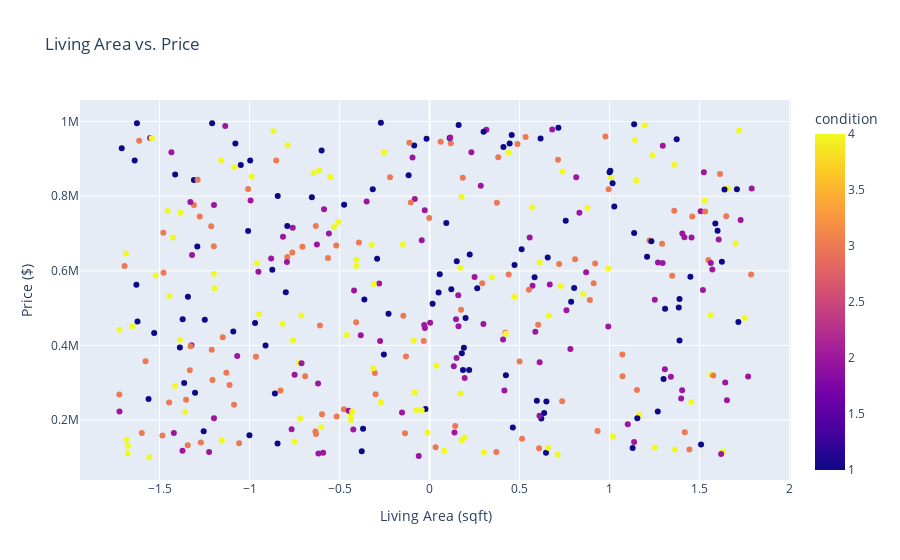

The code cell stored with this chart in its notebook:
### Code cell
# sqft_living vs price (relationship between living area and price )
import plotly.express as px

fig = px.scatter(
    data,
    x = 'sqft_living',
    y = 'price',
    title = 'Living Area vs. Price',
    labels={'sqft_living':'Living Area (sqft)','price': 'Price ($)'},
    color = 'condition'
)
fig.show()

### Figure 1 — Plotly figure (JSON) as saved in the notebook; plotly's stock layout.template omitted (floating-point values rounded to 4 significant figures; data arrays with more than 128 entries replaced by an {"elided": "..."} marker saying what was removed)
{"data": [{"hovertemplate": "Living Area (sqft)=%{x}<br>Price ($)=%{y}<br>condition=%{marker.color}<extra></extra>", "legendgroup": "", "marker": {"color": {"elided": "400 int values"}, "coloraxis": "coloraxis", "symbol": "circle"}, "mode": "markers", "name": "", "orientation": "v", "showlegend": false, "type": "scatter", "x": {"elided": "400 float values"}, "xaxis": "x", "y": {"elided": "400 int values"}, "yaxis": "y"}], "layout": {"autosize": true, "coloraxis": {"colorbar": {"title": {"text": "condition"}}, "colorscale": [[0, "#0d0887"], [0.1111, "#46039f"], [0.2222, "#7201a8"], [0.3333, "#9c179e"], [0.4444, "#bd3786"], [0.5556, "#d8576b"], [0.6667, "#ed7953"], [0.7778, "#fb9f3a"], [0.8889, "#fdca26"], [1, "#f0f921"]]}, "legend": {"tracegroupgap": 0}, "title": {"text": "Living Area vs. Price"}, "xaxis": {"anchor": "y", "autorange": true, "domain": [0, 1], "range": [-1.95, 2.016], "title": {"text": "Living Area (sqft)"}, "type": "linear"}, "yaxis": {"anchor": "x", "autorange": true, "domain": [0, 1], "range": [26540.0, 1071000.0], "title": {"text": "Price ($)"}, "type": "linear"}}}
